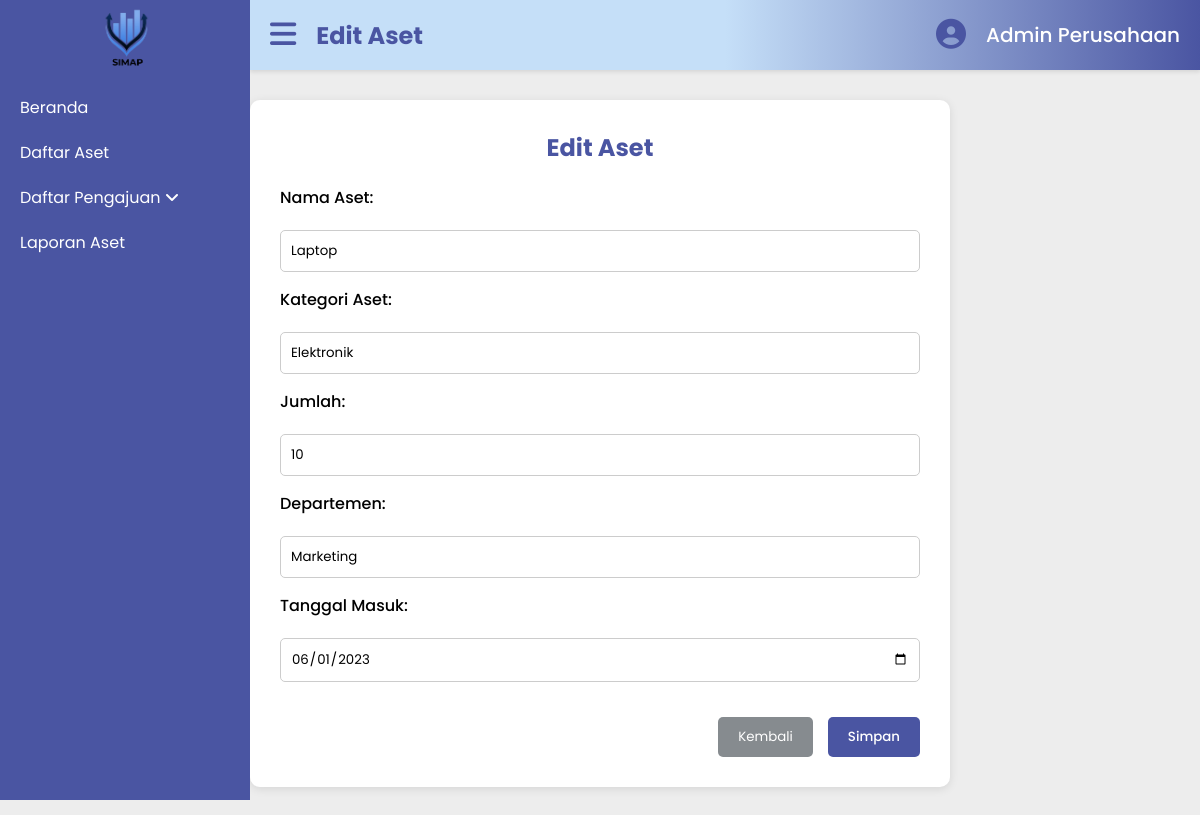
Screenshot of /SIMAP-Project/form-editAset.php?id=1 with the database file from the repository.
### tables this page shows
CREATE TABLE `aset` (
  `idAset` int(11) NOT NULL,
  `namaAset` varchar(255) NOT NULL,
  `kategoriAset` varchar(255) NOT NULL,
  `jumlah` int(11) NOT NULL,
  `departemen` varchar(255) NOT NULL,
  `tanggalMasuk` date NOT NULL
);

### SIMAP-Project/form-editAset.php (the view, shortened to what this page needs)
<?php
include 'php/koneksi.php';
if (isset($_GET['id'])) {
    $idAset = $_GET['id'];
    $query = "SELECT * FROM aset WHERE idAset = '$idAset'";
    $result = mysqli_query($mysqli, $query);
    if ($result && mysqli_num_rows($result) > 0) {
        $data = mysqli_fetch_assoc($result);
    } else {
        echo "Data aset tidak ditemukan.";
        exit();
    }
} else {
    echo "ID Aset tidak ditemukan.";
    exit();
}
?>
<!DOCTYPE html>
<html lang="en">
<head>
    <link rel="stylesheet" href="style/style-formtambah.css">
</head>
<body>
    <div id="daftarAset">
        <div class="container">
            <nav class="sidebar">
                <div class="logo-container">
                    <a href="#"> <img src="assets/simap.png" class="logo" alt="Logo SIMAP"></a>
                </div>
                <ul>
                    <li><a href="#">Beranda</a></li>
                    <li><a href="page-daftarAset.php">Daftar Aset</a></li>
                    <li><a href="#">Daftar Pengajuan <i class="fa-solid fa-angle-down"></i></a>
                    </li>
                    <li><a href="#">Laporan Aset</a></li>
                </ul>
            </nav>
            <div class="header">
                <div class="menu-bar">
                   <a href="#"><i class="fa-solid fa-bars" style="color: #4a55a2;"></i></a>
                   <h1>Edit Aset</h1>
                </div>
                <ul>
                    <li class="admin-profile"><a href="#">
                        <i class="fa-solid fa-circle-user" style="color: #4a55a2;"></i>
                    </a>
                    </li>
                    <li class="username">
                        <a href="#">Admin Perusahaan</a>
                    </li>
                </ul>
            </div>
            <div class="box">
                <h2>Edit Aset</h2>
                <form action="php/editAset.php" method="POST">
                    <label for="namaAset">Nama Aset:</label>
                    <input type="text" name="namaAset" value="<?php echo $data['namaAset']; ?>" >
                    <label for="kategoriAset">Kategori Aset:</label>
                    <input type="text" name="kategoriAset" value="<?php echo $data['kategoriAset']; ?>" >
                    <label for="jumlah">Jumlah:</label>
                    <input type="number" name="jumlah" value="<?php echo $data['jumlah']; ?>" >
                    <label for="departemen">Departemen:</label>
                    <input type="text" name="departemen" value="<?php echo $data['departemen']; ?>" >
                    <label for="tanggalMasuk">Tanggal Masuk:</label>
                    <input type="date" name="tanggalMasuk" value="<?php echo $data['tanggalMasuk']; ?>" >
                <div class="action-btn">
                    <a href="page-daftarAset.php"><button type="button" class="btn-kembali">Kembali</button></a>
                    <input type="submit" value="Simpan">
                </div>
                </form>
            </div>
        </div>
    </div>
</body>
</html>

### SIMAP-Project/style/style-formtambah.css (style rules this page uses)
* { margin: 0; padding: 0; box-sizing: border-box; font-family: 'Poppins', sans-serif; }
body { background-color: #EDEDED; overflow-x: hidden; }
#daftarAset .container { display: flex; flex-direction: column; }
.sidebar { background-color: #4a55a2; width: 250px; height: 100vh; padding-top: 20px; position: fixed; }
.sidebar .logo { display: block; margin: -20px auto 10px; width: 75px; }
.sidebar ul { list-style: none; padding: 0; }
.sidebar ul li { padding: 10px 20px; }
.sidebar ul li a { color: white; text-decoration: none; display: block; }
.header { height: 70px; display: flex; justify-content: space-between; align-items: center; padding: 10px 20px; background: linear-gradient(to right, #C5DFF8, #C5DFF8, #4A55A2); box-shadow: 0 2px 4px rgba(0, 0, 0, 0.1); margin-left: 250px; }
.header .menu-bar { display: flex; align-items: center; font-size: 30px; color: #4a55a2; }
.header .menu-bar h1 { font-size: 24px; padding-left: 20px; }
.header ul { display: flex; list-style: none; padding: 0; margin: 0; }
.header ul li { margin-left: 20px; display: flex; align-items: center; }
.header ul .admin-profile a { font-size: 30px; color: #4a55a2; }
.header ul .username a { text-decoration: none; font-size: 20px; font-weight: 500; color: #FFF; }
.box { width: 700px; padding: 30px; background-color: #fff; border-radius: 10px; box-shadow: 0 2px 10px rgba(0, 0, 0, 0.1); margin: 30px auto; }
h1 { text-align: center; font-size: 24px; color: #4a55a2; }
h2 { text-align: center; margin-bottom: 20px; font-size: 24px; color: #4a55a2; }
form { display: flex; flex-direction: column; gap: 15px; }
form label { margin-bottom: 5px; font-weight: 500; }
form input[type="text"], form input[type="number"], form input[type="date"] { padding: 10px; border: 1px solid #ccc; border-radius: 5px; width: 100%; }
.box .action-btn { margin-top: 20px; display: flex; flex-direction: row; gap: 15px; justify-content: end; width: 100%; }
.box input[type="submit"] { padding: 10px 20px; background-color: #4a55a2; color: white; border: none; border-radius: 5px; cursor: pointer; font-weight: 500; align-items: flex-end; }
.btn-kembali { justify-content: end; background-color: #868b8f; color: rgb(255, 255, 255); padding: 10px 20px; border: none; border-radius: 5px; text-decoration: none; cursor: pointer; }

### rows the page displays
aset: namaAset "Laptop", kategoriAset "Elektronik", jumlah "10", departemen "Marketing", tanggalMasuk "06/01/2023"
